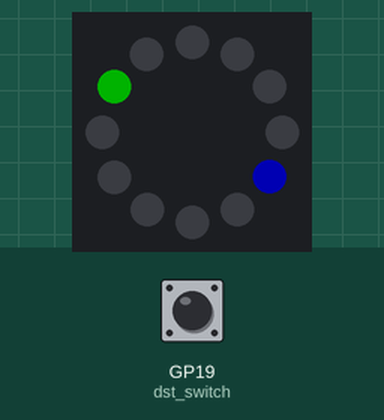
Bench run of a program on a simulated Raspberry Pi Pico running MicroPython. On the bench: 12 RGB LEDs in a ring, first at the top, clockwise. Inputs (shaded band) come from the test bench; at power-on: GP19 (dst_switch) HIGH. Dim RGB values are drawn brighter than linear; the clock reads 2024-03-15 10:24:30 at power-on unless the program sets it; library files of the repository ran but are not shown: ds3231.py; what the program prints to the serial console is not drawn.

Above: at 4.3 s.
4.4 s: GP19 (dst_switch) pulled LOW for 1.2 s
At 5.9 s:
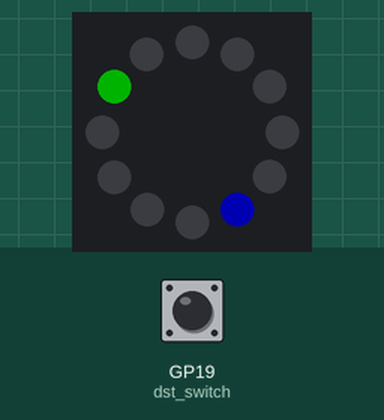
At 30.4 s:
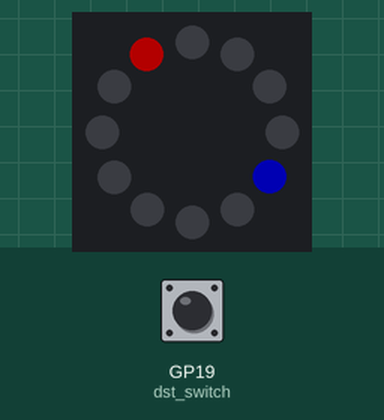
Timing chart, 0 to 31.6 s (numbered marks = the images above; inputs shaded):
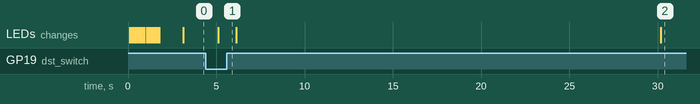

The program:

clock.py
```python
"""
RGB LED Ring Clock: Main Clock Script

Copyright (c) 2026 John Dovey

Released under the MIT License.
See LICENSE file in the repository for full licence text.
"""

import time
from machine import Pin
from neopixel import NeoPixel
from ds3231 import DS3231

#Use "set time" program to set the time first.

# Constants
Number_neopixels = 12 # We have 12 neopixels in our ring
Offset = 6 # Neopixel 0 is at the bottom and I want it to be at the top, so this is to offset all the neopixelss by 6 positions (e.g. 3pm position to 9pm position)

#Set up I2C (Waveshare Pico RTC DS3231 uses pins 20 and 21)
i2c = machine.I2C(0, scl=machine.Pin(21), sda=machine.Pin(20))
rtc = DS3231(i2c)

# Set up neopixel ring - variable "ring", the pin number (2) and number of neopixels (12)
ring = NeoPixel(Pin(16), Number_neopixels)
ring.fill((0,0,0)) # Clears the ring
ring.write()

# Set up the Daylight Savings Time Switch (optional)
dst_switch = Pin(19, Pin.IN, Pin.PULL_UP)

# Define a simple 12-colour spectrum at 25% brightness
spectrum = [
    (60, 0, 0),     # Red
    (60, 30, 0),    # Orange
    (60, 60, 0),    # Yellow
    (30, 60, 0),    # Yellow-Green
    (0, 60, 0),     # Green
    (0, 60, 30),    # Turquoise
    (0, 60, 60),    # Cyan
    (0, 30, 60),    # Sky Blue
    (0, 0, 60),     # Blue
    (30, 0, 60),    # Violet
    (60, 0, 60),    # Magenta
    (60, 0, 30)     # Pinkish-Red
]

#FUNCTIONS
def clock_position(normal_position):  # This function uses the offset to work out the clock position that needs to light up
    return (normal_position + Offset) % Number_neopixels

def print_info():
    print(f"Time: {hour_24}:{minute:02d}     Hourhand: {hourhand}, Minutehand: {minutehand}") #prints the time, and hour and minute hand positions just to help code

def ring_clear(): #Clears the ring
    ring.fill((0,0,0))
    ring.write()

def Hour_and_minute_same(): #A function to run when the hour and minute occupy the same neopixel.
    ring_clear()
    pixel = clock_position(minutehand)
    if minute - (minutehand * 5) == 0:
        ring[pixel] = (30,0,60)
    elif minute - (minutehand * 5) == 1:
        ring[pixel] = (45,0,45)
    elif minute - (minutehand * 5) == 2:
        ring[pixel] = (60,0,60)
    elif minute - (minutehand * 5) == 3:
        ring[pixel] = (60,0,45)
    elif minute - (minutehand * 5) == 4:
        ring[pixel] = (60,0,30)
    ring.write()

def Hour_and_minute_NOT_same(): #A function to run when the hour and minute occupy different neopixels.
    ring_clear()
    hour_pixel = clock_position(hourhand)
    minute_pixel = clock_position(minutehand)
    ring[hour_pixel] = (0,0,60) # Sets the hour hand colour (blue)
    if minute - (minutehand * 5) == 0:
        ring[minute_pixel] = (60,0,0)
    elif minute - (minutehand * 5) == 1:
        ring[minute_pixel] = (60,30,0)
    elif minute - (minutehand * 5) == 2:
        ring[minute_pixel] = (60,60,0)
    elif minute - (minutehand * 5) == 3:
        ring[minute_pixel] = (30,60,0)
    elif minute - (minutehand * 5) == 4:
        ring[minute_pixel] = (0,60,0)
    ring.write()

#Start Up Display:
for i in range(Number_neopixels):
    pixel_index = (Offset + i) % Number_neopixels
    ring[pixel_index] = spectrum[i]
    ring.write()
    time.sleep(1 / Number_neopixels)  # 1 sec / 12 = 0.0833 sec per pixel
steps = 40
for fade in range(steps, -1, -1):
    for j in range(Number_neopixels):
        r, g, b = ring[j]
        ring[j] = (int(r * fade / steps), int(g * fade / steps), int(b * fade / steps))
    ring.write()
    time.sleep(2 / steps)

ring.fill((0,0,0))
ring.write()

while True:
    current_time = rtc.datetime() #Gets real time
    hour_24 = current_time[4] #Gets the hour (in 24 hour format)
    minute = current_time[5] #Gets the minute
    second = current_time[6] #Gets the second

    minutehand = (minute // 5) #Divides by 5 and rounds down to work out which of the 12 numbers around the dial the minute corresponds to e.g. minutes 5-9 correspond to 1, 10-14 correspond to 2

    # Add 1 hour if DST switch is ON (switched on = 0)
    if dst_switch.value() == 0:
        hour_24 = (hour_24 + 1) % 24

    # Work out where the hour hand will be at all 24 hours of the day
    if 0 <= hour_24 < 12:
        hourhand = hour_24  #If hour in 24hr format is 1-11 then it is the same in 12 hour format
    else:
        hourhand = hour_24 - 12 #If hour in 24hr format is 12-24 then minus 12 to get 12 hour format

    #Note that a clock goes 1-12 but the LEDs on the ring are 0-11 so the "12" position is LED position 0
    if (minutehand+1) / (hourhand+1) == 1: #Works out whether the minute and hour take up the same neopixel.  Adding 1 to both numbers avoids dividing by 0 which causes an error
        Hour_and_minute_same() #Runs the function for if the hour and minute DO take up the same neopixel
    else:
        Hour_and_minute_NOT_same() #Runs the function for if the hour and minute don't take up the same neopixel

    if second == 1:
        print_info() #Print info once a minute
    else:
        pass
    time.sleep(1)
```

Measured:
- after the input at 4.4 s, the LEDs: change after 0.72 s (image 1)
